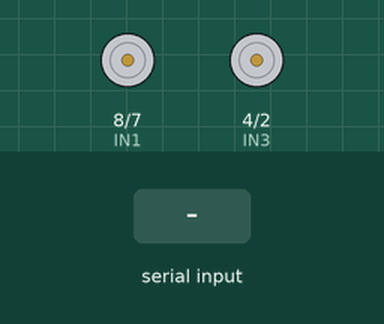
Recording of a sketch running on a simulated Arduino Uno, built with avr-gcc and run on an emulated ATmega328P. On the bench: motor-driver pin pairs drawn as motors (green arrow = first pin HIGH = forward, orange = second pin HIGH = backward, longer = more drive, scaled by the enable pin). The inputs (shaded band) are chosen by the test bench.

Above: at 1.2 s.
1.3 s: "1" received over the second serial link
At 1.6 s:
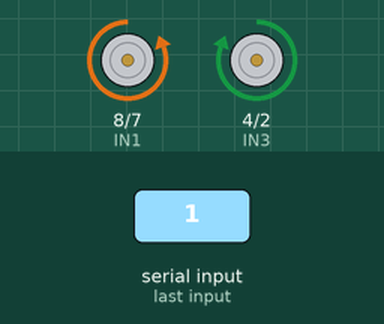
2.8 s: "0" received over the second serial link
At 4.0 s:
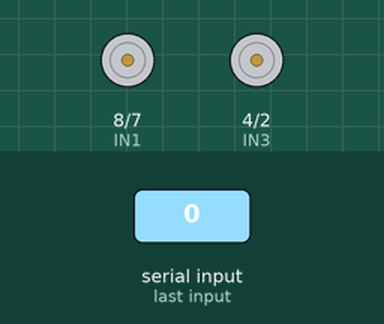
Timing chart, 0 to 5.8 s (numbered marks = the images above; inputs shaded):
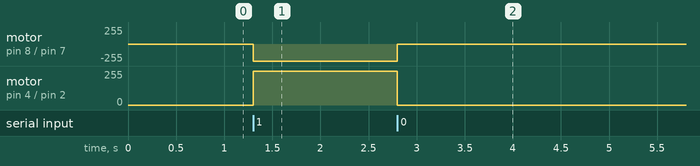

The sketch:

sketch_aug23a.ino
```cpp
#include  <SoftwareSerial.h>

SoftwareSerial BTSerial(1,0);
int ENB = 10;
int IN3 = 4;
int IN4 = 2;
int ENA = 9;
int IN1 = 8;
int IN2 = 7;


void setup() {
  // put your setup code here, to run once:
  pinMode(ENB, OUTPUT);
  pinMode(IN3, OUTPUT);
  pinMode(IN4, OUTPUT);
  pinMode(ENA, OUTPUT);
  pinMode(IN2, OUTPUT);
  pinMode(IN1, OUTPUT);
  BTSerial.begin(9600);
}

void loop() {

  if (BTSerial.available()) {
    char c = BTSerial.read();

    if (c == '1') {
      digitalWrite(IN3,HIGH);
      digitalWrite(IN4,LOW);
      digitalWrite(IN2,HIGH);
      digitalWrite(IN1,LOW);
      analogWrite(ENB,255);
      analogWrite(ENA,255);
      BTSerial.println("ON");
    }

    else if (c == '0') {

       digitalWrite(IN3, LOW);
       digitalWrite(IN4, LOW);
       digitalWrite(IN2, LOW);
       digitalWrite(IN1, LOW);
       BTSerial.println("OFF");
     }
  }

}
```

Measured:
- after the input at 1.3 s, motor on pin 8 (IN1) / pin 7 (IN2): stopped → backward 255/255 at once; motor on pin 4 (IN3) / pin 2 (IN4): stopped → forward 255/255 at once
- after the input at 2.8 s, motor on pin 8 (IN1) / pin 7 (IN2): backward 255/255 → stopped at once; motor on pin 4 (IN3) / pin 2 (IN4): forward 255/255 → stopped at once
